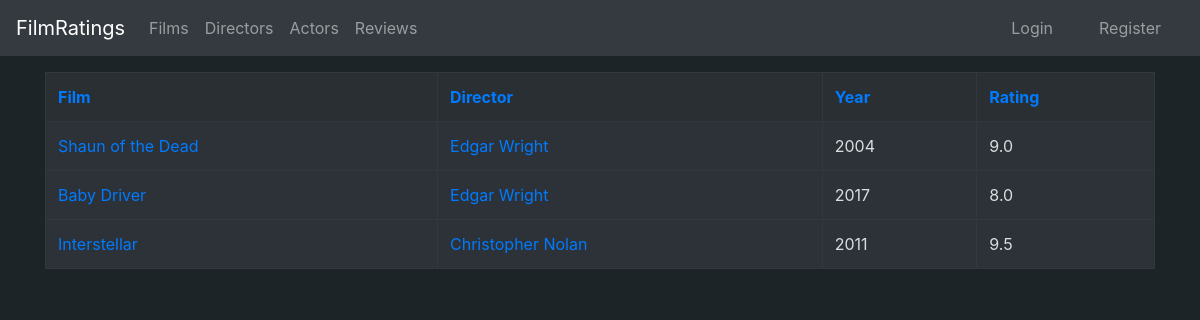
/films/, run on the app's committed database.
### application/films/models.py (models this page shows, shortened)
class Film(Base):
    name = db.Column(db.String(400), nullable=False)
    description = db.Column(db.String(1200), nullable=True)
    year = db.Column(db.Integer, nullable=True)
    director_id = db.Column(db.Integer, db.ForeignKey('director.id'), nullable = True)
    poster = db.Column(db.String(400), nullable=True)
    actors = db.relationship("FilmActor", cascade="all, delete-orphan")
    ratings = db.relationship("Rating", cascade="all, delete-orphan")
    @staticmethod
    def films_with_ratings():
        if os.environ.get("HEROKU"):
            stmt = text("SELECT film.id, film.name, film.year, director_id, director.name, avg(Rating.score) AS avg FROM Director, Film "
            "LEFT JOIN Rating on Rating.film_id = id WHERE Director.id = film.director_id GROUP BY Film.id, director.name ORDER BY film.id")
        else:
            stmt = text("SELECT film.id, film.name, film.year, director_id, director.name, avg(Rating.score) AS avg FROM Director, Film "
            "LEFT JOIN Rating on Rating.film_id = film.id WHERE Director.id = film.director_id GROUP BY Film.id, director.name ORDER BY film.id")
        res = db.engine.execute(stmt)
        top = []
        for row in res:
            if row[5] != None:
                top.append([row[0], row[1], row[2], row[3], row[4], round(row[5], 2)])
            else :
                top.append([row[0], row[1], row[2], row[3], row[4], 0.0])
        return top

### application/films/views.py (the view)
@app.route("/films/", methods=["GET"])
def films_index():
    films = Film.films_with_ratings()
    return render_template("films/list.html", films = films, directors = Director.query.all(), sortby = None, desc = None)

### application/templates/films/list.html (shortened to what this page needs)
{% extends "layout.html" %}
{% block body %}
    <table class="table table-bordered table-dark">
        <tr style="background-color:#292F33">
            <th>
                {% if sortby == 'name' and desc == False %}
                    <a href="{{url_for('films_sorted', sortby = 'namedesc')}}">Film</a>
                {% else %}
                    <a href ="{{url_for('films_sorted', sortby = 'name')}}">Film</a>
                {% endif %}
            </th>
            <th>
                {% if sortby == 'director' and desc == False %}
                    <a href="{{url_for('films_sorted', sortby='directordesc')}}">Director</a>
                {% else %}
                    <a href="{{url_for('films_sorted', sortby='director')}}">Director</a>
                {% endif %}
            </th>
            <th>
                    {% if sortby == 'year' and desc == False %}
                        <a href="{{url_for('films_sorted', sortby = 'yeardesc')}}">Year</a>
                    {% else %}
                        <a href="{{url_for('films_sorted', sortby = 'year')}}">Year</a>
                    {% endif %}
                </th>
            <th>
                {% if sortby == 'rating' and desc == False %}
                    <a href="{{url_for('films_sorted', sortby='ratingdesc')}}">Rating</a>
                {% else %}
                    <a href="{{url_for('films_sorted', sortby='rating')}}">Rating</a>
                {% endif %}
            </th>
        </tr>
        {% for film in films%}
        <tr style="background-color:#2c3238;color:#d9dee0">
            <td><a href="{{ url_for('films_show', film_id=film[0] )}}">{{film[1]}}</a></td>
            <td>
                <a href="{{url_for('directors_show', director_id = film[3])}}">{{film[4]}}</a>
            </td>
            {% if film[2] != None %}
                <td>
                    {{film[2]}}
                </td>
            {% endif %}
            <td>
                {% if film[5] > 1.0 %}
                    {{ film[5]}}
                {% else %}
                    unrated
                {% endif %}
            </td>
        </tr>
        {% endfor %}
    </table>
{% endblock %}

### data on the page
Film: name "Shaun of the Dead", film "Edgar Wright", year "2004", film "9.0"
Film: name "Baby Driver", film "Edgar Wright", year "2017", film "8.0"
Film: name "Interstellar", film "Christopher Nolan", year "2011", film "9.5"
